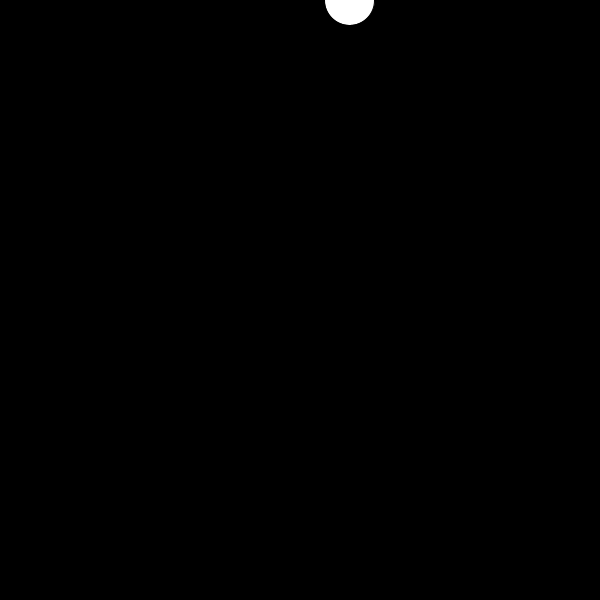
Frame 1 (no input)
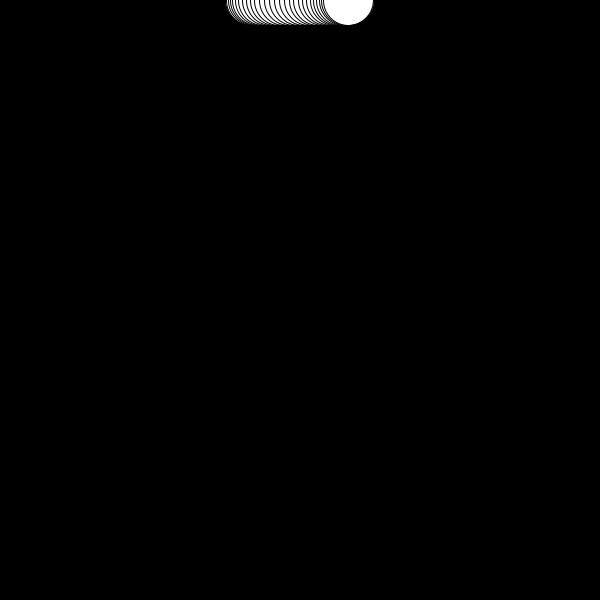
Frame 60 (the mouse pressed at the canvas centre just before this capture)
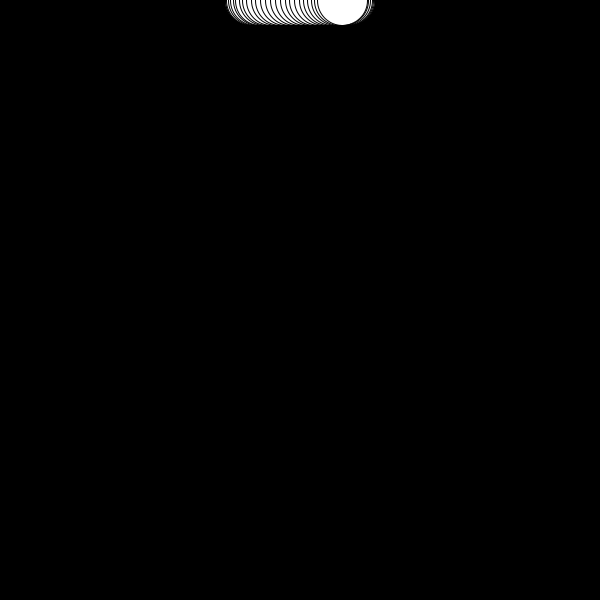
Frame 120 (the mouse held since frame 60 and released just before this capture)

The Processing sketch that drew these frames (run headless with seeded random() and noise(); from frame 60 on, the mouse is pressed at the canvas centre):

// Processing sketch: waveAndOrbit
// ── waveAndOrbit.pde
PVector position; 
float theta = 0; 
int orbitSize = 50; 
int yIncrement;

void setup(){
  background(0);
  size (600,600); 
  position = new PVector (0, 0);
  
}

void draw (){
  //background (0);
  theta +=.1; 
  // or u could say 
  //theta= frameCount;
  
  //orbit movement 
  //position.x = width/2 + cos(theta)*orbitSize;
  //position.y = height/2 + sin(theta)*orbitSize;
  
  
  //wave  on x axis
  //position.x ++;
  //position.y = height/2 + sin(theta)*orbitSize;
  
  //wave on y 
   position.x = width/2 + cos(theta)*orbitSize;
   //position.y +=5;
   position.y += yIncrement;
   
   if (position.y >= height-25) {
     yIncrement = -5;
   }
  
  if (position.y >= 25){
   yIncrement = 5;
  }
  
    ellipse (position.x, position.y, 50,50);
}
